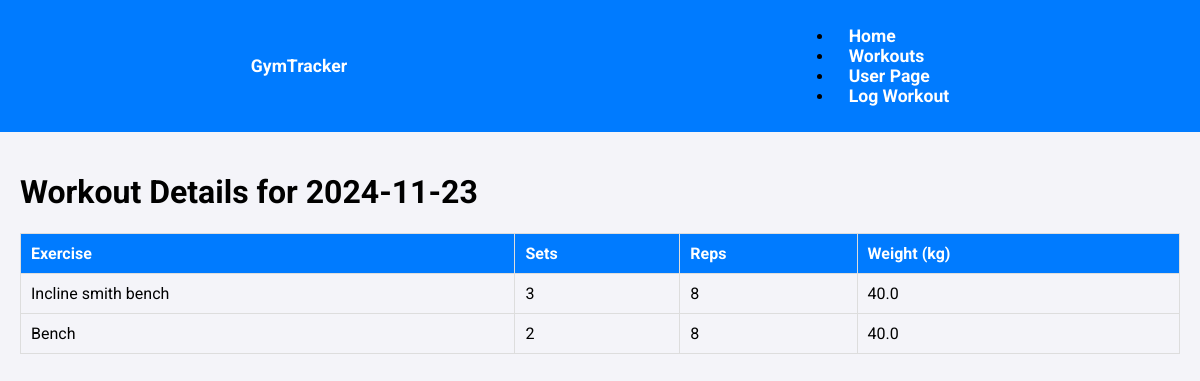
The app's page /workout_details/1/3 with its own data.
### app/models.py (models this page shows)
class Workout(db.Model):
    id = db.Column(db.Integer, primary_key=True)
    date = db.Column(db.DateTime, default=datetime.utcnow, nullable=False)
    user_id = db.Column(db.Integer, db.ForeignKey('user.id'), nullable=False,index=True)
    exercises = db.relationship('Exercise', backref='workout', lazy=True)

class Exercise(db.Model):
    id = db.Column(db.Integer, primary_key=True)
    name = db.Column(db.String(100), nullable=False)
    sets = db.Column(db.Integer, nullable=False)
    repetitions = db.Column(db.Integer, nullable=False)
    weight = db.Column(db.Float, nullable=False)
    workout_id = db.Column(db.Integer, db.ForeignKey('workout.id'), nullable=False,index=True)

### app/routes.py (the view)
@main.route("/workout_details/<int:user_id>/<int:workout_id>")
def workout_details(user_id, workout_id):
    user = User.query.get_or_404(user_id)
    workout = Workout.query.get_or_404(workout_id)
    exercises = Exercise.query.filter_by(workout_id=workout.id).all()
    return render_template(
        "workout_details.html",
        user=user,
        workout=workout,
        exercises=exercises
    )

### app/templates/workout_details.html (shortened to what this page needs)
{% extends "base.html" %}
{% block content %}
<h1>Workout Details for {{ workout.date.strftime('%Y-%m-%d') }}</h1>
<table class="workout-details-table">
    <thead>
        <tr>
            <th>Exercise</th>
            <th>Sets</th>
            <th>Reps</th>
            <th>Weight (kg)</th>
        </tr>
    </thead>
    <tbody>
        {% for exercise in workout.exercises %}
        <tr>
            <td>{{ exercise.name }}</td>
            <td>{{ exercise.sets }}</td>
            <td>{{ exercise.repetitions }}</td>
            <td>{{ exercise.weight }}</td>
        </tr>
        {% else %}
        <tr>
            <td colspan="4">No exercises found for this workout.</td>
        </tr>
        {% endfor %}
    </tbody>
</table>
{% endblock %}

### app/static/css/style.css (style rules this page uses)
body { font-family: 'Roboto', sans-serif; margin: 0; padding: 0; background-color: #f4f4f9; }
table { width: 100%; border-collapse: collapse; margin: 20px 0; }
table th, table td { text-align: left; padding: 10px; border: 1px solid #ddd; }
table th { background-color: #007bff; color: white; }
table tr:nth-child(even) { background-color: #f4f4f9; }

### records on screen
Workout: date "2024-11-23"
Exercise: name "Incline smith bench", sets "3", repetitions "8", weight "40.0"
Exercise: name "Bench", sets "2", repetitions "8", weight "40.0"
